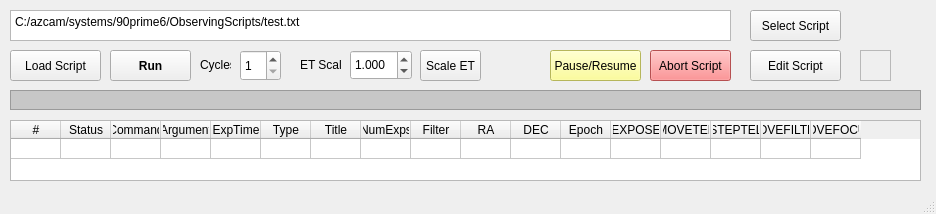
<?xml version="1.0" encoding="UTF-8"?>
<ui version="4.0">
 <class>observe</class>
 <widget class="QMainWindow" name="observe">
  <property name="geometry">
   <rect>
    <x>0</x>
    <y>0</y>
    <width>936</width>
    <height>214</height>
   </rect>
  </property>
  <property name="windowTitle">
   <string>Observe</string>
  </property>
  <widget class="QWidget" name="centralwidget">
   <widget class="QTableWidget" name="tableWidget_script">
    <property name="geometry">
     <rect>
      <x>10</x>
      <y>120</y>
      <width>911</width>
      <height>61</height>
     </rect>
    </property>
    <property name="sizePolicy">
     <sizepolicy hsizetype="Expanding" vsizetype="Expanding">
      <horstretch>0</horstretch>
      <verstretch>0</verstretch>
     </sizepolicy>
    </property>
    <property name="minimumSize">
     <size>
      <width>50</width>
      <height>50</height>
     </size>
    </property>
    <property name="toolTip">
     <string>script command table</string>
    </property>
    <property name="verticalScrollBarPolicy">
     <enum>Qt::ScrollBarAsNeeded</enum>
    </property>
    <property name="horizontalScrollBarPolicy">
     <enum>Qt::ScrollBarAsNeeded</enum>
    </property>
    <property name="autoScroll">
     <bool>true</bool>
    </property>
    <property name="alternatingRowColors">
     <bool>true</bool>
    </property>
    <property name="verticalScrollMode">
     <enum>QAbstractItemView::ScrollPerItem</enum>
    </property>
    <property name="horizontalScrollMode">
     <enum>QAbstractItemView::ScrollPerItem</enum>
    </property>
    <property name="rowCount">
     <number>1</number>
    </property>
    <property name="columnCount">
     <number>17</number>
    </property>
    <attribute name="horizontalHeaderDefaultSectionSize">
     <number>50</number>
    </attribute>
    <attribute name="horizontalHeaderMinimumSectionSize">
     <number>30</number>
    </attribute>
    <attribute name="horizontalHeaderStretchLastSection">
     <bool>false</bool>
    </attribute>
    <attribute name="verticalHeaderVisible">
     <bool>false</bool>
    </attribute>
    <attribute name="verticalHeaderDefaultSectionSize">
     <number>20</number>
    </attribute>
    <attribute name="verticalHeaderMinimumSectionSize">
     <number>20</number>
    </attribute>
    <attribute name="verticalHeaderStretchLastSection">
     <bool>false</bool>
    </attribute>
    <row/>
    <column>
     <property name="text">
      <string>#</string>
     </property>
    </column>
    <column>
     <property name="text">
      <string>Status</string>
     </property>
     <property name="toolTip">
      <string># =&gt; do not execute</string>
     </property>
    </column>
    <column>
     <property name="text">
      <string>Command</string>
     </property>
    </column>
    <column>
     <property name="text">
      <string>Argument</string>
     </property>
    </column>
    <column>
     <property name="text">
      <string>ExpTime</string>
     </property>
    </column>
    <column>
     <property name="text">
      <string>Type</string>
     </property>
    </column>
    <column>
     <property name="text">
      <string>Title</string>
     </property>
    </column>
    <column>
     <property name="text">
      <string>NumExps</string>
     </property>
    </column>
    <column>
     <property name="text">
      <string>Filter</string>
     </property>
    </column>
    <column>
     <property name="text">
      <string>RA</string>
     </property>
    </column>
    <column>
     <property name="text">
      <string>DEC</string>
     </property>
    </column>
    <column>
     <property name="text">
      <string>Epoch</string>
     </property>
    </column>
    <column>
     <property name="text">
      <string>EXPOSE</string>
     </property>
    </column>
    <column>
     <property name="text">
      <string>MOVETEL</string>
     </property>
    </column>
    <column>
     <property name="text">
      <string>STEPTEL</string>
     </property>
    </column>
    <column>
     <property name="text">
      <string>MOVEFILTER</string>
     </property>
    </column>
    <column>
     <property name="text">
      <string>MOVEFOCUS</string>
     </property>
    </column>
    <item row="0" column="1">
     <property name="text">
      <string/>
     </property>
    </item>
   </widget>
   <widget class="QPushButton" name="pushButton_run">
    <property name="geometry">
     <rect>
      <x>110</x>
      <y>50</y>
      <width>81</width>
      <height>31</height>
     </rect>
    </property>
    <property name="font">
     <font>
      <weight>75</weight>
      <bold>true</bold>
     </font>
    </property>
    <property name="toolTip">
     <string>execute the script</string>
    </property>
    <property name="text">
     <string>Run</string>
    </property>
   </widget>
   <widget class="QPushButton" name="pushButton_abort_script">
    <property name="geometry">
     <rect>
      <x>650</x>
      <y>50</y>
      <width>81</width>
      <height>31</height>
     </rect>
    </property>
    <property name="font">
     <font>
      <weight>50</weight>
      <bold>false</bold>
     </font>
    </property>
    <property name="toolTip">
     <string>&lt;html&gt;&lt;head/&gt;&lt;body&gt;&lt;p&gt;abort script execution as soon as possible&lt;/p&gt;&lt;/body&gt;&lt;/html&gt;</string>
    </property>
    <property name="styleSheet">
     <string notr="true">QPushButton {
    background-color: rgb(255, 112, 114);
}
</string>
    </property>
    <property name="text">
     <string>Abort Script</string>
    </property>
   </widget>
   <widget class="QSpinBox" name="spinBox_loops">
    <property name="geometry">
     <rect>
      <x>240</x>
      <y>50</y>
      <width>41</width>
      <height>31</height>
     </rect>
    </property>
    <property name="toolTip">
     <string>&lt;html&gt;&lt;head/&gt;&lt;body&gt;&lt;p&gt;Number of times to run the complete script&lt;/p&gt;&lt;/body&gt;&lt;/html&gt;</string>
    </property>
    <property name="minimum">
     <number>1</number>
    </property>
   </widget>
   <widget class="QLabel" name="label_loops">
    <property name="geometry">
     <rect>
      <x>200</x>
      <y>50</y>
      <width>31</width>
      <height>30</height>
     </rect>
    </property>
    <property name="text">
     <string>Cycles</string>
    </property>
   </widget>
   <widget class="QPlainTextEdit" name="plainTextEdit_filename">
    <property name="geometry">
     <rect>
      <x>10</x>
      <y>10</y>
      <width>721</width>
      <height>31</height>
     </rect>
    </property>
    <property name="plainText">
     <string>C:/azcam/systems/90prime6/ObservingScripts/test.txt</string>
    </property>
   </widget>
   <widget class="QPushButton" name="pushButton_selectscript">
    <property name="geometry">
     <rect>
      <x>750</x>
      <y>10</y>
      <width>91</width>
      <height>31</height>
     </rect>
    </property>
    <property name="toolTip">
     <string>select a script on disk</string>
    </property>
    <property name="text">
     <string>Select Script</string>
    </property>
   </widget>
   <widget class="QLabel" name="label_status">
    <property name="geometry">
     <rect>
      <x>10</x>
      <y>90</y>
      <width>911</width>
      <height>20</height>
     </rect>
    </property>
    <property name="styleSheet">
     <string notr="true">QLabel {
    background-color: rgb(199, 199, 199);
}
</string>
    </property>
    <property name="frameShape">
     <enum>QFrame::StyledPanel</enum>
    </property>
    <property name="frameShadow">
     <enum>QFrame::Sunken</enum>
    </property>
    <property name="text">
     <string/>
    </property>
   </widget>
   <widget class="QPushButton" name="pushButton_loadscript">
    <property name="geometry">
     <rect>
      <x>10</x>
      <y>50</y>
      <width>91</width>
      <height>31</height>
     </rect>
    </property>
    <property name="toolTip">
     <string>load the script into the table below</string>
    </property>
    <property name="text">
     <string>Load Script</string>
    </property>
   </widget>
   <widget class="QLabel" name="label_counter">
    <property name="geometry">
     <rect>
      <x>860</x>
      <y>50</y>
      <width>31</width>
      <height>31</height>
     </rect>
    </property>
    <property name="font">
     <font>
      <weight>75</weight>
      <bold>true</bold>
     </font>
    </property>
    <property name="toolTip">
     <string>watchdog</string>
    </property>
    <property name="frameShape">
     <enum>QFrame::StyledPanel</enum>
    </property>
    <property name="frameShadow">
     <enum>QFrame::Sunken</enum>
    </property>
    <property name="text">
     <string/>
    </property>
    <property name="alignment">
     <set>Qt::AlignCenter</set>
    </property>
   </widget>
   <widget class="QPushButton" name="pushButton_pause_script">
    <property name="geometry">
     <rect>
      <x>550</x>
      <y>50</y>
      <width>91</width>
      <height>31</height>
     </rect>
    </property>
    <property name="font">
     <font>
      <weight>50</weight>
      <bold>false</bold>
     </font>
    </property>
    <property name="toolTip">
     <string>&lt;html&gt;&lt;head/&gt;&lt;body&gt;&lt;p&gt;Pause/Resume a running script (toggle)&lt;/p&gt;&lt;/body&gt;&lt;/html&gt;</string>
    </property>
    <property name="styleSheet">
     <string notr="true">QPushButton {
    background-color: rgb(255, 255, 127);
}
</string>
    </property>
    <property name="text">
     <string>Pause/Resume</string>
    </property>
   </widget>
   <widget class="QPushButton" name="pushButton_editscript">
    <property name="geometry">
     <rect>
      <x>750</x>
      <y>50</y>
      <width>91</width>
      <height>31</height>
     </rect>
    </property>
    <property name="toolTip">
     <string>edit the script file</string>
    </property>
    <property name="text">
     <string>Edit Script</string>
    </property>
   </widget>
   <widget class="QDoubleSpinBox" name="doubleSpinBox_ExpTimeScale">
    <property name="geometry">
     <rect>
      <x>350</x>
      <y>50</y>
      <width>62</width>
      <height>30</height>
     </rect>
    </property>
    <property name="toolTip">
     <string>scale to apply to all exposure times</string>
    </property>
    <property name="decimals">
     <number>3</number>
    </property>
    <property name="value">
     <double>1.000000000000000</double>
    </property>
   </widget>
   <widget class="QLabel" name="label_loops_2">
    <property name="geometry">
     <rect>
      <x>300</x>
      <y>50</y>
      <width>41</width>
      <height>30</height>
     </rect>
    </property>
    <property name="text">
     <string>ET Scale</string>
    </property>
   </widget>
   <widget class="QPushButton" name="pushButton_scale_et">
    <property name="geometry">
     <rect>
      <x>420</x>
      <y>50</y>
      <width>61</width>
      <height>31</height>
     </rect>
    </property>
    <property name="font">
     <font>
      <weight>50</weight>
      <bold>false</bold>
     </font>
    </property>
    <property name="toolTip">
     <string>&lt;html&gt;&lt;head/&gt;&lt;body&gt;&lt;p&gt;Pause/Resume a running script (toggle)&lt;/p&gt;&lt;/body&gt;&lt;/html&gt;</string>
    </property>
    <property name="statusTip">
     <string>apply ET Scale to exposure time</string>
    </property>
    <property name="styleSheet">
     <string notr="true"/>
    </property>
    <property name="text">
     <string>Scale ET</string>
    </property>
   </widget>
  </widget>
  <widget class="QStatusBar" name="statusbar"/>
  <action name="actionSelect_Script">
   <property name="text">
    <string>Select Script</string>
   </property>
  </action>
 </widget>
 <resources/>
 <connections/>
</ui>
